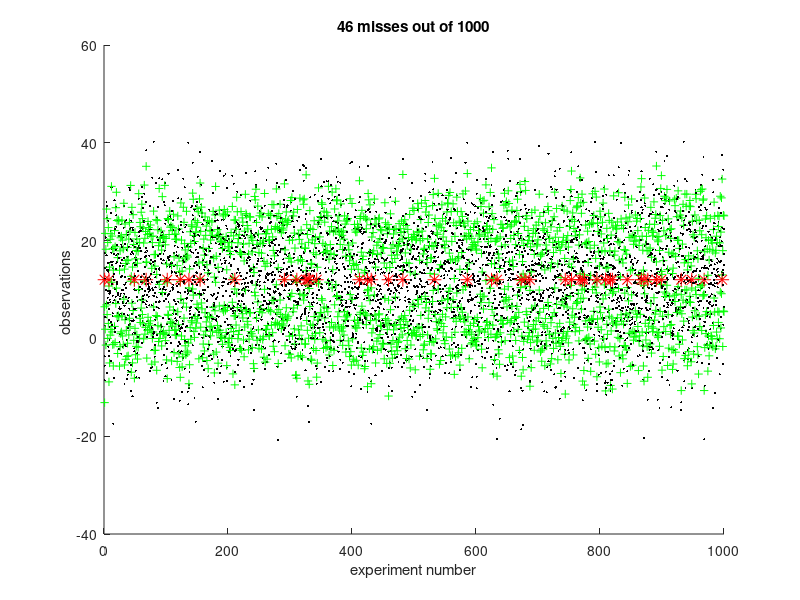

Write the MATLAB code that produced this figure.
clear all; close all; clc;

n=4; % *Line 1*
pm=12; ps=10; % population mean and std *Line 2*
figure; hold on; % start an empty figure *Line 3*
%*Line 4*
miss_count = 0;
for i=1:1000 % *Line 5*
x=pm+ps*randn(n,1); % *Line 6*
mx=mean(x); % *Line 7*
zcr=1.96; % *Line 8*
sem=ps/sqrt(n); % standard error of the mean *Line 9*
me=zcr*sem; % margin of error, *Line 10*
CI1= mx-me; % lower CI bound *Line 11*
CI2= mx+me; % upper CI bound *Line 12*

plot(i*ones(1,n), x, 'k.','markersize',5); % show points *Line 13*
plot(i*ones(1,2),[CI1, CI2],'g+') % show CI * Line 14*
if pm<CI1 || pm>CI2 % missed *Line 15*
plot(i,pm,'r*','markersize',10) %*Line 16*
miss_count = miss_count + 1;
% *Line 17*
end % *Line 18*
%*Line 19*
end
xlabel('experiment number') % *Line 20*
ylabel('observations ') % *Line 21*
title([num2str(miss_count),' misses out of 1000']) % Line 22 %*Line 22 *

